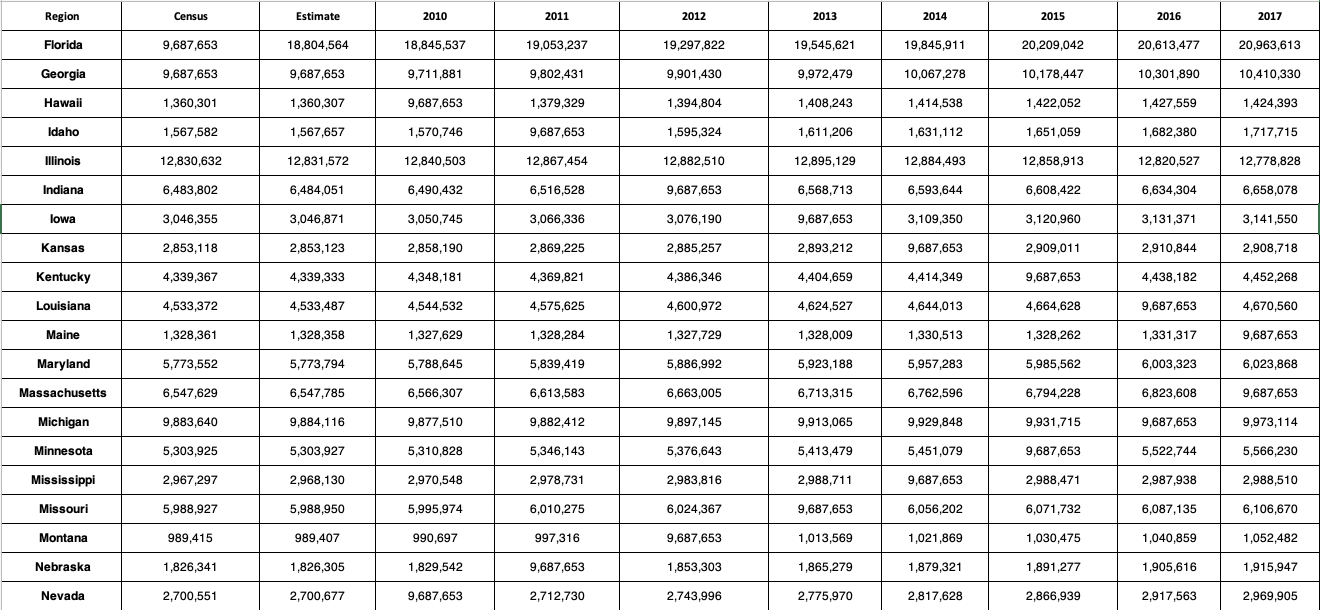
#> input picture inputs/input_a.png, 2640 x 1220 px (shown at 1/2 size)
$ python -i main.py   (imports and definitions only)
#> lines starting #> are read from the running program, lines starting #| are printed output that depends on the picture; after the words box and inside, x2 and y2 are one past the last pixel; in counts of white or black regions, pixels touching at a corner belong together
#> (reads working/raw_input_a.csv from the repository)
#> (reads working/raw_input_b.csv from the repository)
import cv2
import numpy as np
from imutils import contours
import pytesseract
import pandas as pd
import csv

# Load image, grayscale, Otsu's threshold
def txt_from_spreadsheet_img(_input):
#> called with _input = 'inputs/input_a.png'
    image = cv2.imread(_input)
#> image is the input picture: shape (1220, 2640, 3); mean B, G, R 231.9, 231.9, 231.9
    original = image.copy()
    gray = cv2.cvtColor(image, cv2.COLOR_BGR2GRAY)
    thresh = cv2.threshold(gray, 0, 255, cv2.THRESH_BINARY_INV + cv2.THRESH_OTSU)[1]
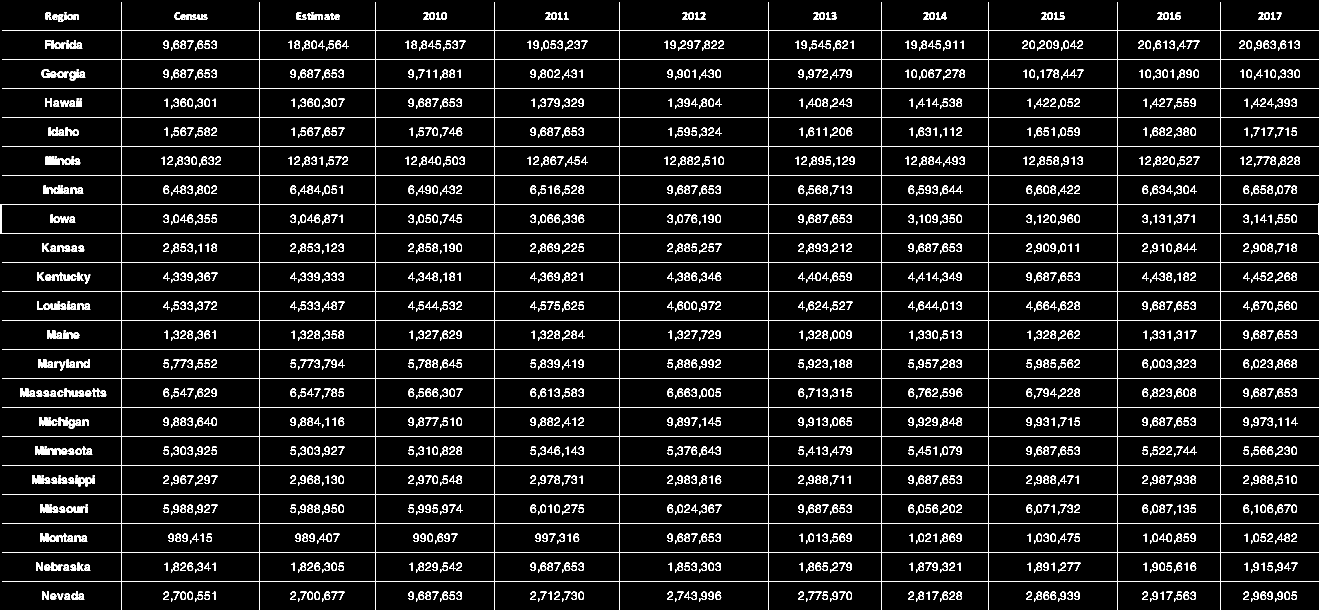
#> thresh: shape (1220, 2640) (shown at 1/2 size); 8.9% white in thin lines or dots

    # Remove text characters with morph open and contour filtering
    kernel = cv2.getStructuringElement(cv2.MORPH_RECT, (3,3))
    opening = cv2.morphologyEx(thresh, cv2.MORPH_OPEN, kernel, iterations=1)
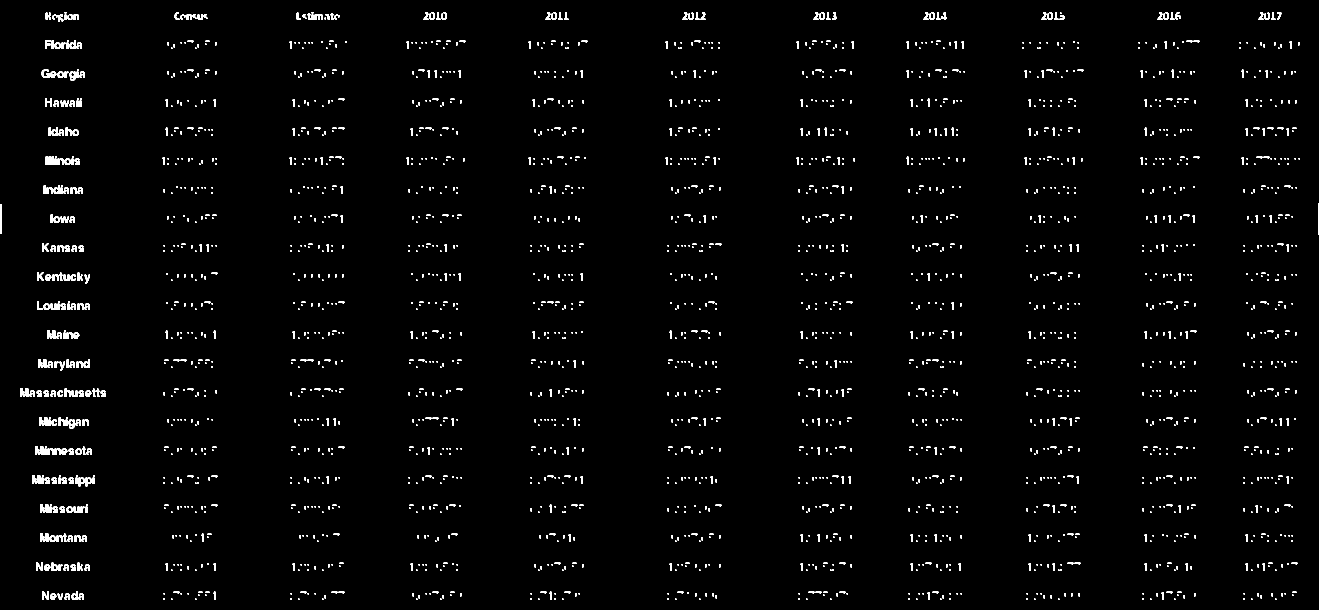
#> opening: shape (1220, 2640) (shown at 1/2 size); 2% white; 2514 white regions (1379 under 20 px)
    cnts = cv2.findContours(opening, cv2.RETR_TREE, cv2.CHAIN_APPROX_SIMPLE)
#> cnts = 2540 contours, 1994 with area under 20; largest, box (x1, y1, x2, y2) and area: (2636, 0, 2640, 1220) 1346, (0, 408, 4, 468) 177, (137, 839, 149, 857) 151, (139, 143, 151, 161) 151, (171, 955, 184, 973) 148
    cnts = cnts[0] if len(cnts) == 2 else cnts[1]
    for c in cnts:
        area = cv2.contourArea(c)
        if area < 500:
            cv2.drawContours(opening, [c], -1, (0,0,0), -1)
#> this loop made 2540 passes
#> area on passes 32, 33, 49: 22, 22, 48
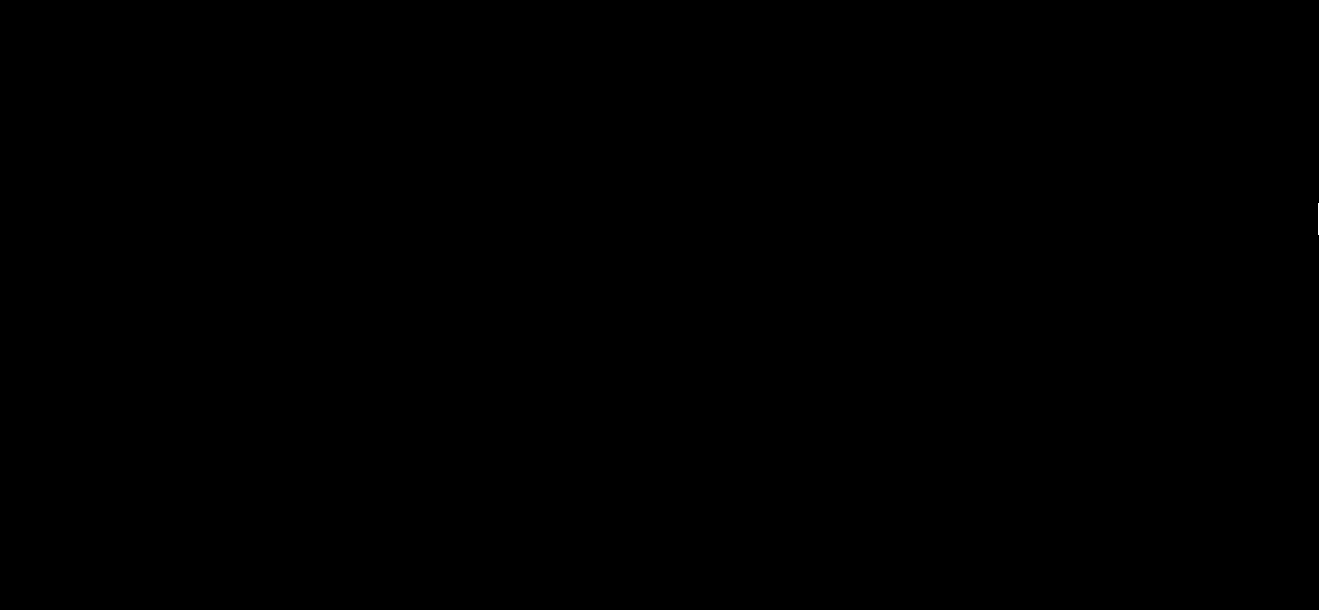
#> opening: shape (1220, 2640) (shown at 1/2 size); 0.08% white; 1 white region, box (x1, y1, x2, y2) and area: (2636, 0, 2640, 1220) 2568

    # Repair table lines, sort contours, and extract ROI
    close = 255 - cv2.morphologyEx(opening, cv2.MORPH_CLOSE, kernel, iterations=1)
#> close: shape (1220, 2640); 99.9% white; 1 black region
    cnts = cv2.findContours(close, cv2.RETR_TREE, cv2.CHAIN_APPROX_SIMPLE)
#> cnts = 1 contour; box (x1, y1, x2, y2) and area: (0, 0, 2638, 1220) 3214374
    cnts = cnts[0] if len(cnts) == 2 else cnts[1]
    (cnts, _) = contours.sort_contours(cnts, method="top-to-bottom")
    for c in cnts:
        area = cv2.contourArea(c)
        if area < 25000:
            x,y,w,h = cv2.boundingRect(c)
            cv2.rectangle(image, (x, y), (x + w, y + h), (36,255,12), -1)
            ROI = original[y:y+h, x:x+w]
#> this loop made 1 pass
#> area on pass 1: 3214374

#> (the run stopped early here; a loop or call above may not have finished)
